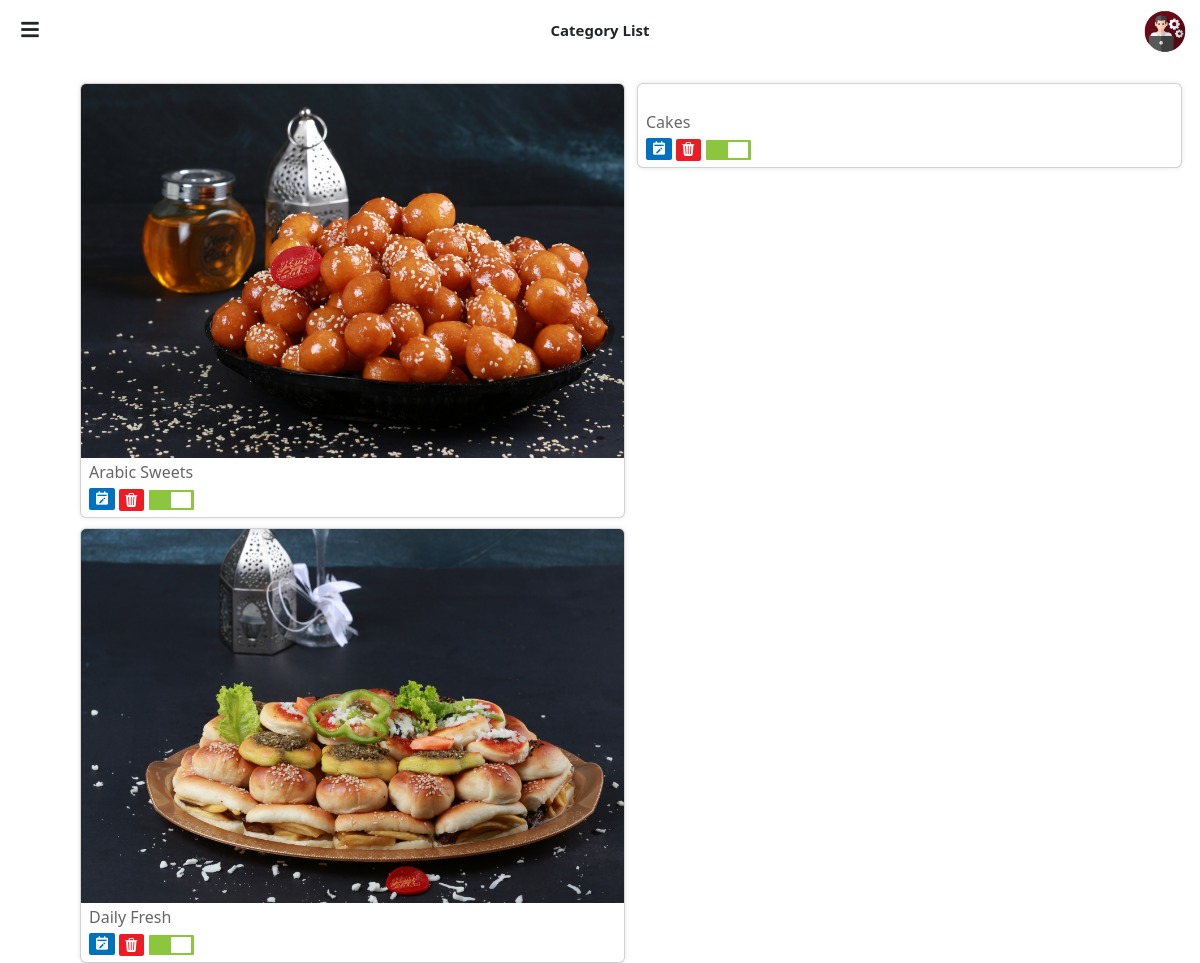
Page /category/ (signed in) on the committed database.
### adminapp/models.py (models this page shows, shortened)
class Category(models.Model):
    name = models.CharField(max_length= 100)
    image = models.ImageField(upload_to='category_image', null=True)
    availability = models.BooleanField(default=False)

### adminapp/views.py (the view)
# urls.py: path('category/', views.category_list, name='category_list'),
@login_required
def category_list(request):
    categories = Category.objects.all()
    return render(request, 'category_list.html', {'categories': categories})

### adminapp/templates/category_list.html (shortened to what this page needs)
<!DOCTYPE html>
{% load static %}
<html lang="en">
<head>
    <link href="https://cdn.jsdelivr.net/npm/bootstrap@5.3.0-alpha3/dist/css/bootstrap.min.css" rel="stylesheet">
    <link rel="stylesheet" href="https://cdn.jsdelivr.net/npm/bootstrap-icons@1.10.5/font/bootstrap-icons.css">
    <link href='https://unpkg.com/boxicons@2.1.4/css/boxicons.min.css' rel='stylesheet'>
	<link rel="stylesheet" href="https://cdnjs.cloudflare.com/ajax/libs/font-awesome/5.15.4/css/all.min.css">
	<link rel="stylesheet" href="{% static 'css/category-list.css' %}">
	<link rel="stylesheet" href="{% static 'css/animated.css' %}">
</head>
<body>
    <header>
		<div class="row">
			<div class="col">
				<div class="menu-icon" id="menuIcon">
					<i class="fas fa-bars"></i>
				</div>
			</div>
			<div class="col">
				<div style="display: flex; justify-content: center; padding-top: 19px; font-size: 15px;
				font-weight: 600;">
					<p><span>Category</span> List</p>
				</div>
			</div>
			<div class="col">
				<div class="admin-profile">
					<img src="{% static 'images/admin.png' %}" alt="Image" width="50px" style="padding-top: 8px; margin-right: 10px;">
				</div>
			</div>
		</div>
    </header>
	<div class="container fade-up">
		<div class="row">
			{% for category in categories %}
				<div class="col-md-6 col-lg-3 col-xs-6">
					<div class="card">
						<a href="{% url 'category_products' category.id %}">
							<img src="{{ category.image.url }}" class="card-img-top" alt="">
						</a>
						<div class="card-body" style="padding: 0px;">
							<p class="card-text">
								<a href="{% url 'category_products' category.id %}" style="color: #666666; font-weight: 500;">{{ category.name }}</a>
							</p>
						</div>
						<div class="card-body" style="padding: 0px;">
							<div class="buttons">
								<span>
									<a href="{% url 'category_edit' category.id %}">
										<i class='bx bxs-calendar-edit' style="background-color: #0071bc; color: #fff; padding-top: 2px;
																				padding-bottom: 4px; padding-left: 5px; padding-right: 5px;
																				border-radius: 2px;">
										</i>
									</a>
								</span>
								<span>
									<a href="{% url 'category_delete' category.id %}" onclick="return confirm('Do you want to logout this page?')">
										<i class='bi bi-trash3-fill' style="background-color: #ed1c24; color: #fff; padding-top: 1px;
																				padding-bottom: 2px; padding-left: 5px; padding-right: 2px;
																				border-radius: 2px; font-size: 14px;">
										</i>
									</a>
								</span>
								<span style="padding-left: 5px;">
									<label class="switch">
										<span class="slider round"></span>
									</label>
								</span>
							</div>
						</div>
					</div>
				</div>
			{% endfor %}
		</div>
		</div>
</body>
</html>

### static/css/category-list.css (style rules this page uses)
body { margin: 0; padding: 0; }
.menu-icon { display: flex; justify-content: center; align-items: center; width: 40px; height: 30px; cursor: pointer; position: fixed; top: 15px; left: 10px; z-index: 100; }
.menu-icon i { font-size: 20px; }
.admin-profile { display: flex; justify-content: end; }
@media (max-width: 1300px) { .col-xs-6 { flex: 0 0 50%; max-width: 50%; padding-right: 0px; } }
.container { margin-right: 0px; margin-top: 15px; padding-left: 120px; padding-right: 30px; }
.card { margin-top: 10px; box-shadow: 0 0 5px rgba(0, 0, 0, 0.1); }
.card-body p { padding-left: 8px; padding-top: 2px; }
.card-body a { text-decoration: none; }
@media (max-width: 1300px) { .container { padding-left: 20px; } }
.buttons { padding-left: 8px; padding-top: 3px; margin-bottom: 6px; }
.switch { position: relative; display: inline-block; width: 45px; height: 20px; }
.slider { position: absolute; cursor: pointer; top: 3px; left: 0; right: 0; bottom: -3px; background-color: #ccc; border-radius: 1px; transition: .4s; }
.slider:before { position: absolute; content: ""; height: 16px; width: 20px; left: 2px; bottom: 2px; background-color: white; border-radius: 1px; transition: .4s; }
input:checked + .slider { background-color: #8cc63f; }
input:checked + .slider:before { transform: translateX(20px); }

### rows in the picture
Category: image (picture), name "Arabic Sweets"
Category: name "Cakes"
Category: image (picture), name "Daily Fresh"
